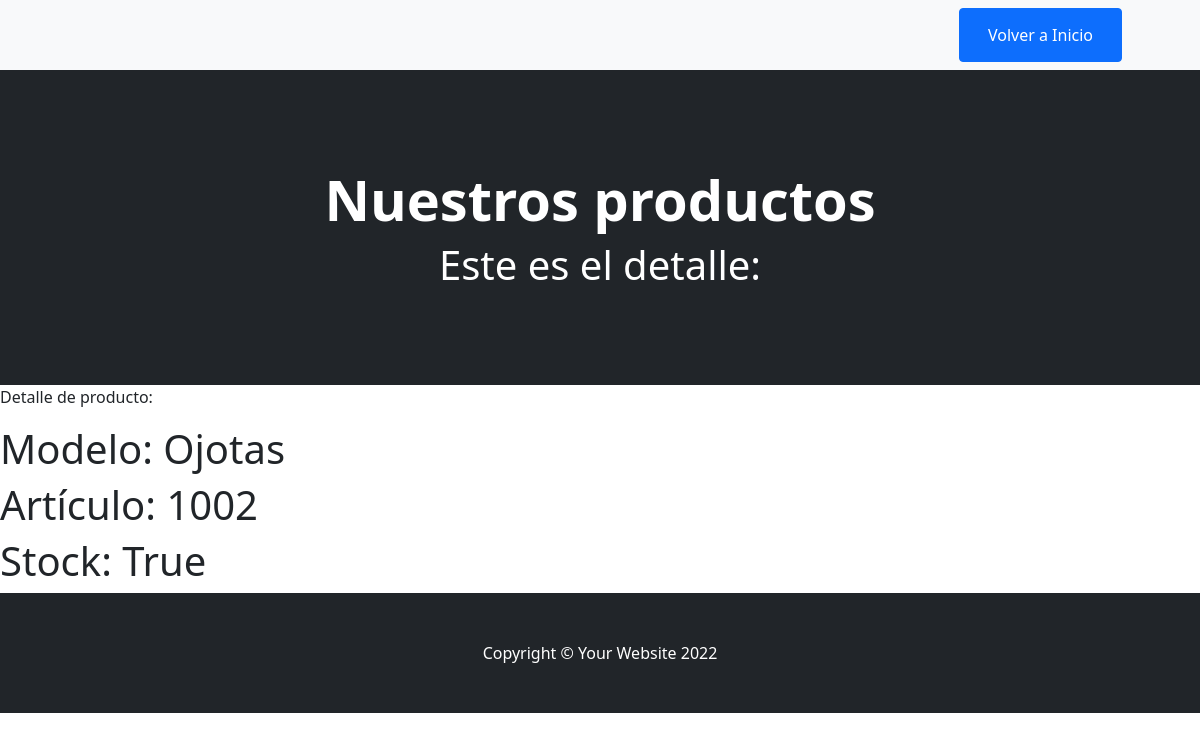
Before: /vista/productos/detalle/1 with the older database file.
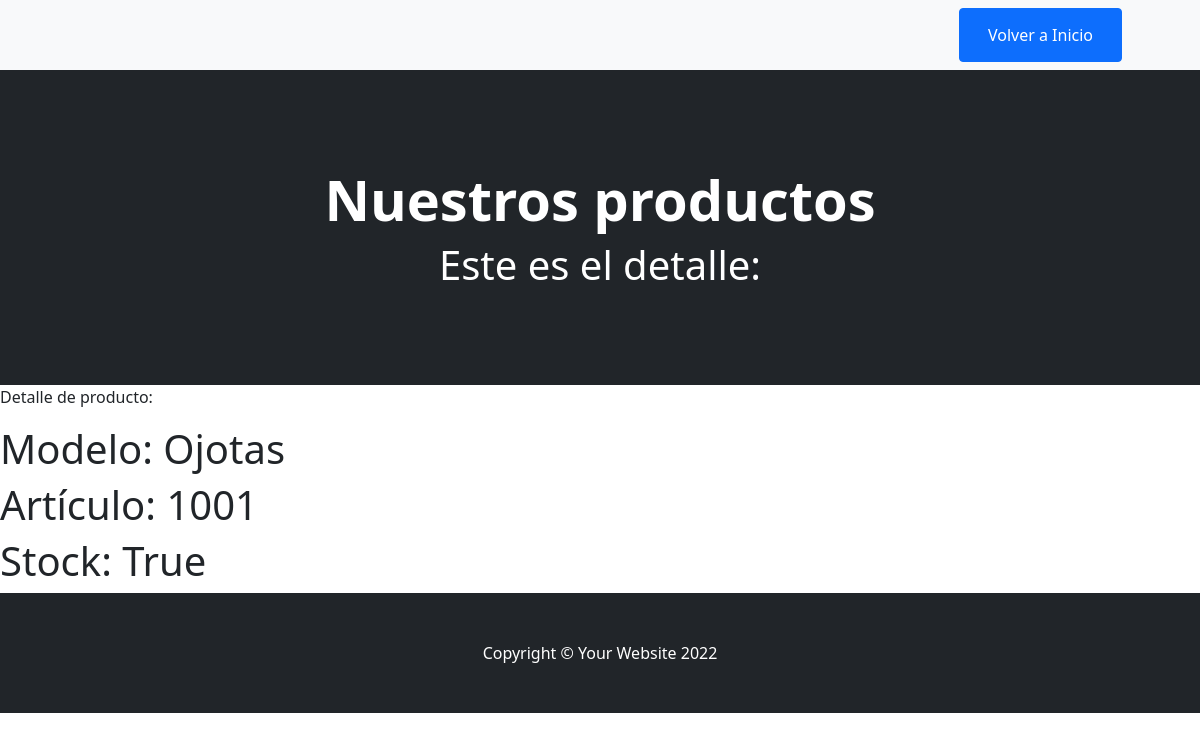
After: the same page with the newer database file.
### AppVistas/models.py (models this page shows, shortened)
class Producto(models.Model):
    modelo = models.CharField(max_length=40)
    articulo = models.IntegerField()
    stock = models.BooleanField()

### AppVistas/views.py (the view)
# urls.py: path("productos/detalle/<id_producto>", detalle_producto, name="datalle_producto"),
def detalle_producto(request, id_producto):
    productos = Producto.objects.get(id=id_producto)
    contexto_pro = {
        "mensaje_pro1":"Nuestros productos",
        "mensaje_pro2":"Este es el detalle:",
        "productos":productos,
        }
    return render(request, "AppVistas/producto_detalle.html",contexto_pro)

### AppVistas/templates/AppVistas/producto_detalle.html
{% extends 'AppVistas/base.html' %}
{% block titulo %} {{mensaje_pro1}} {% endblock  %}
{% block mensaje %}
<h1>{{mensaje_pro2}}</h1>
{% endblock %}
{% block contenido %}
<p>Detalle de producto:</p>
    <h1>Modelo: {{productos.modelo}} </h1>
    <h1>Artículo: {{productos.articulo}} </h1>
    <h1>Stock: {{productos.stock}} </h1>
{% endblock %}

Changed rows visible on the page:
changed Producto "Ojotas": articulo "1002" → "1001"
